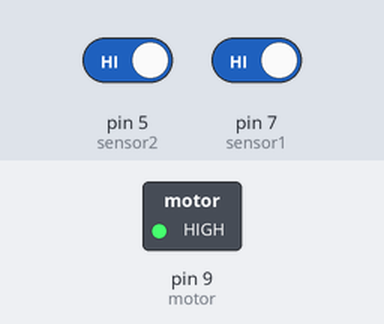
The sketch below on a simulated Arduino Uno, built with avr-gcc and run on an emulated ATmega328P. Shown: switched loads named in the sketch (green lamp = pin HIGH). The test bench sets the inputs (shaded band); at power-on: pin 5 (sensor2) HIGH, pin 7 (sensor1) HIGH.

Above: at 0.1 s.
At 5.1 s:
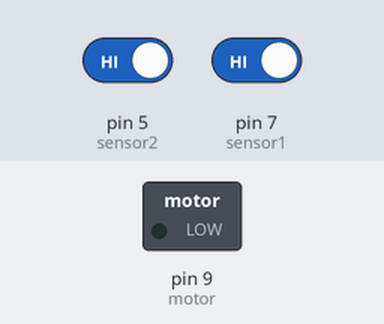
Timing chart, 0 to 6.6 s (numbered marks = the images above):
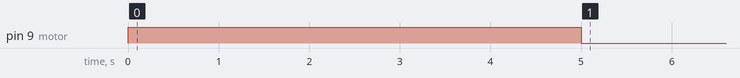

Measured:
- by itself, pin 9 (motor): LOW → HIGH at 0.00 s, → LOW 5.0 s later

The sketch:

step2.ino
```cpp
int motor = 9; //모터 9번핀으로 제어
int sensor1 = 7; //포터센서1 7번핀으로 제어
int sensor2 = 5; //포터센서2 5번핀으로 제어
bool start = false;
void setup()  {
  pinMode(motor, OUTPUT);
  pinMode(sensor1, INPUT_PULLUP);
  pinMode(sensor2, INPUT_PULLUP);// 센서를 인풋_풀업
}

void loop()  {
  int sen1 = digitalRead(sensor1);
  int sen2 = digitalRead(sensor2);
  if ((sen1 == HIGH || sen2 == HIGH) && start == false) {
    //센서1or센서2가 HIGH이면서 start가 false값일때 모터 5초 작동
    digitalWrite(motor, HIGH);
    delay(5000);
    start = true;
  }
  if (sen1 == LOW && sen2 == LOW) { //센서1과 2가 LOW일때 멈춤
    start = false;
  }
  if (start == true) //start가 true일때 모터 멈춤
    digitalWrite(motor, LOW);

}
```
